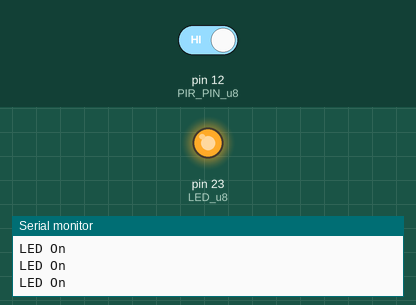
Recording of a sketch running on a simulated Arduino Mega 2560, built with avr-gcc and run on an emulated ATmega2560. On the bench: output pins drawn as LEDs (lit = HIGH), the last lines printed to the serial monitor. The inputs (shaded band) are chosen by the test bench; at power-on: pin 12 (PIR_PIN_u8) HIGH.

Above: at 2.8 s.
2.9 s: pin 12 (PIR_PIN_u8) driven LOW
At 4.2 s:
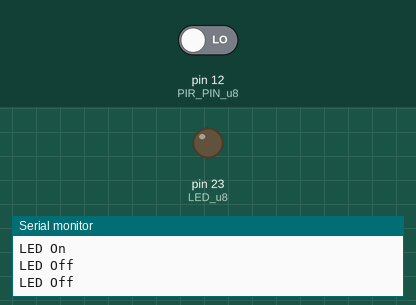
4.5 s: pin 12 (PIR_PIN_u8) driven HIGH
At 5.7 s:
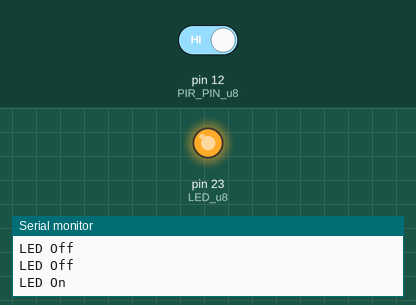
Timing chart, 0 to 7.5 s (numbered marks = the images above; inputs shaded):
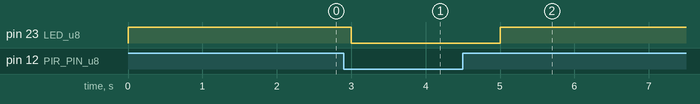

The sketch:

PIR_Motion.ino
```cpp
#define PIR_PIN_u8 12
#define LED_u8 23
#define ON_u8 1
#define OFF_u8 0
uint16_t pirVtg_u16;

void setup() {
  // put your setup code here, to run once:
  Serial.begin(9600);
  Serial.println("PIR MOTION SENSOR");
  pinMode(PIR_PIN_u8, INPUT);
  pinMode(LED_u8, OUTPUT);
}

void loop()
{
  pirVtg_u16=digitalRead(PIR_PIN_u8);
  if(ON_u8 == pirVtg_u16){
    digitalWrite(LED_u8, HIGH);
    Serial.println("LED On ");
  }
  else if(OFF_u8 == pirVtg_u16){
    digitalWrite(LED_u8, LOW);
    Serial.println("LED Off ");
  }
  delay(1000);
}
```

Measured:
- after the input at 2.9 s, pin 23 (LED_u8): HIGH → LOW after 0.10 s
- after the input at 4.5 s, pin 23 (LED_u8): LOW → HIGH after 0.50 s
